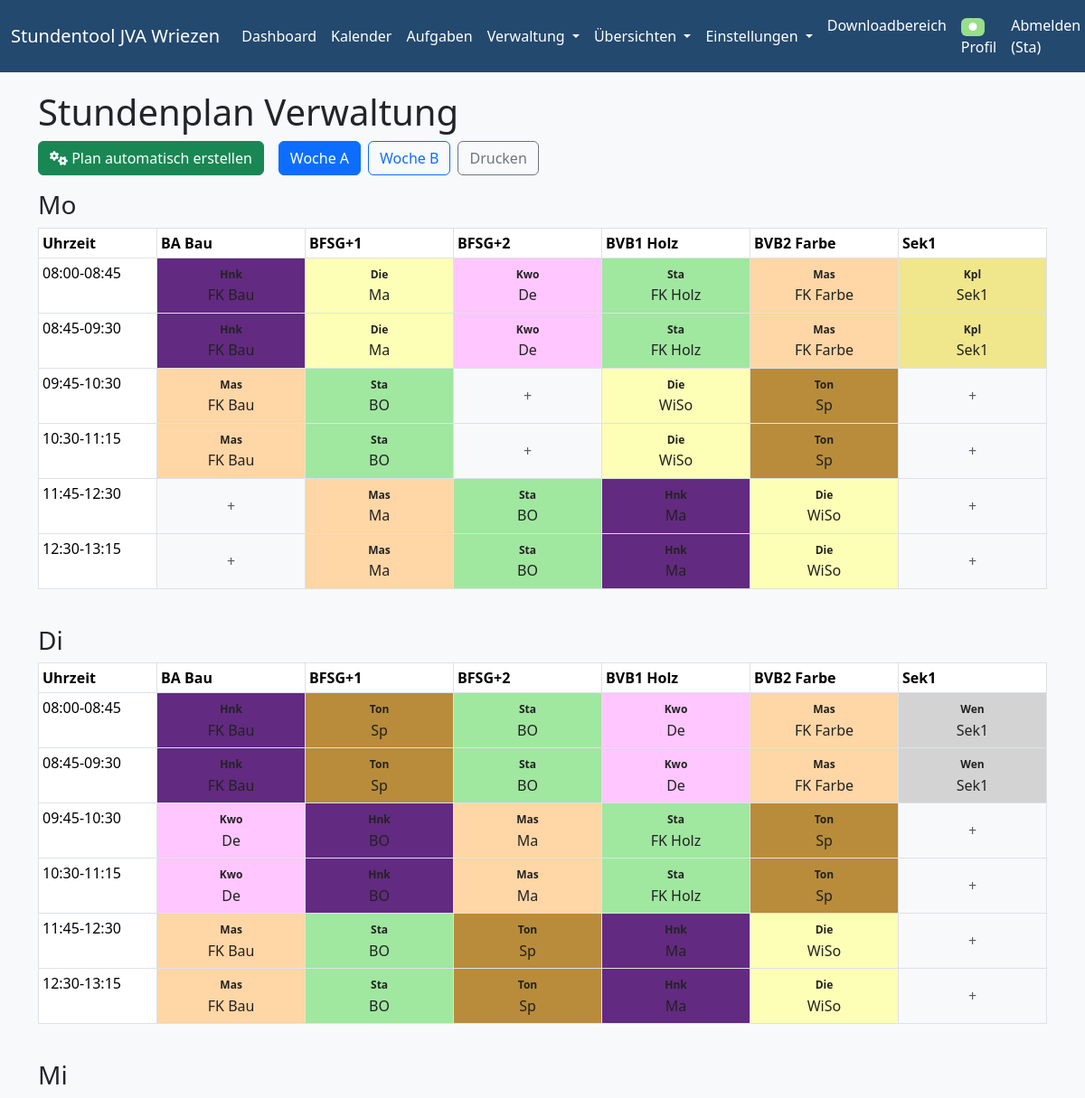
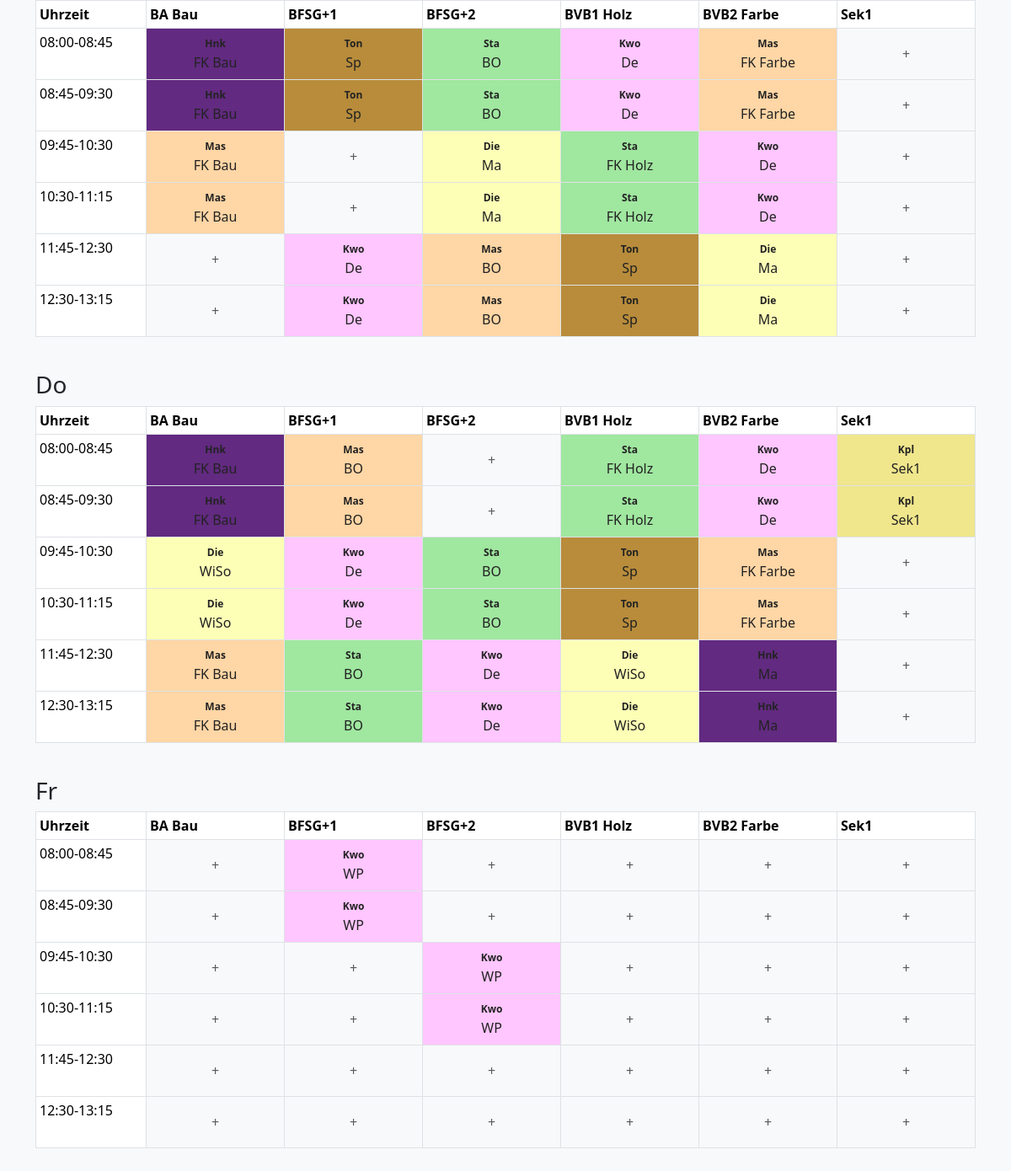
Page /verwaltung/stundenplan (signed in) on the committed database (2 pictures, top to bottom).
### models.py (models this page shows, shortened)
class User(db.Model, UserMixin):
    id = db.Column(db.Integer, primary_key=True)
    username = db.Column(db.String(20), unique=True, nullable=False) # Used for login
    email = db.Column(db.String(120), unique=True, nullable=False) # Keep email for contact/recovery
    password = db.Column(db.String(60), nullable=False)
    role = db.Column(db.String(20), default='Benutzer', nullable=False) # New role column
    farbe = db.Column(db.String(7), default='#808080') # Hex color

class Klasse(db.Model):
    id = db.Column(db.Integer, primary_key=True)
    name = db.Column(db.String(100), unique=True, nullable=False)
    max_stunden_klasse = db.Column(db.Integer, default=6)
    woche = db.Column(db.String(2), default='AB') # A, B, AB
    arbeitstage = db.Column(db.JSON, default=lambda: ["Mo", "Di", "Mi", "Do", "Fr"])
    angebote_stunden = db.Column(db.JSON, default=list)

class Lehrer(db.Model):
    __tablename__ = 'lehrer'
    id = db.Column(db.Integer, primary_key=True)
    name = db.Column(db.String(64), unique=True, nullable=False)
    stunden_gesamt_soll_input = db.Column(db.String(10), default='26')
    stunden_a_input = db.Column(db.String(10), default='')
    stunden_b_input = db.Column(db.String(10), default='')
    stunden_a = db.Column(db.Integer, default=0)
    stunden_b = db.Column(db.Integer, default=0)
    farbe = db.Column(db.String(7), default='#808080') # Hex color
    tage = db.Column(db.JSON, default=lambda: ["Mo", "Di", "Mi", "Do", "Fr"])
    max_stunden_pro_tag = db.Column(db.JSON, default=lambda: {}) # Speichert {Tag: {WocheA: X, WocheB: Y}}
    abwesend_an_tagen = db.Column(db.JSON, default=list)
    angebote = db.relationship('Angebot', secondary=lehrer_angebot_association, backref='lehrer')
    hauptangebot_id = db.Column(db.Integer, db.ForeignKey('angebot.id'), nullable=True)
    hauptangebot = db.relationship('Angebot', foreign_keys=[hauptangebot_id])
    einsatz_klassen = db.Column(db.Text, default="[]")  # PATCH: als JSON-String speichern, falls kein PickleType/JSON verfügbar

class Angebot(db.Model):
    id = db.Column(db.Integer, primary_key=True)
    name = db.Column(db.String(100), unique=True, nullable=False)
    block_groesse = db.Column(db.Integer, default=2, nullable=False) # 1 für Einzelstunde, 2 für Doppelstunde
    nur_ein_doppelblock_pro_tag = db.Column(db.Boolean, default=False, nullable=False)

### app.py (the view)
@app.route('/verwaltung/stundenplan', endpoint='stundenplan_verwaltung')
@login_required
@role_required([ROLE_ADMIN, ROLE_PLANER])
def stundenplan_verwalten():
    woche = request.args.get('woche', 'A')
    klassen_reihenfolge_a_str = get_setting('klassen_reihenfolge_a', '')
    klassen_reihenfolge_b_str = get_setting('klassen_reihenfolge_b', '')
    alle_klassen_map = {k.name: k for k in Klasse.query.all()}
    if woche == 'A':
        geordnete_klassen = [alle_klassen_map[name] for name in klassen_reihenfolge_a_str.split(',') if name in alle_klassen_map]
    else:
        geordnete_klassen = [alle_klassen_map[name] for name in klassen_reihenfolge_b_str.split(',') if name in alle_klassen_map]
    zeiten_text = get_setting('zeiten_text', '08:00-08:45\n08:45-09:30\n09:30-09:45 Pause\n09:45-10:30\n10:30-11:15\n11:15-11:45 Pause\n11:45-12:30\n12:30-13:15')
    zeit_slots = parse_zeiten(zeiten_text)
    num_slots = len(zeit_slots)
    plan_eintraege = StundenplanEintrag.query.filter_by(woche=woche).all()
    plan_data_per_tag = defaultdict(lambda: defaultdict(dict))
    for eintrag in plan_eintraege:
        if not all([eintrag.angebot, eintrag.lehrer1, eintrag.klasse]):
            continue
        eintrag_dict = {
            'angebot': {'id': eintrag.angebot.id, 'name': eintrag.angebot.name},
            'lehrer1': {'id': eintrag.lehrer1.id, 'name': eintrag.lehrer1.name, 'farbe': eintrag.lehrer1.farbe},
            'lehrer2': {'id': eintrag.lehrer2.id, 'name': eintrag.lehrer2.name} if eintrag.lehrer2 else None
        }
        if eintrag.slot < num_slots:
            plan_data_per_tag[eintrag.tag][eintrag.slot][eintrag.klasse.name] = eintrag_dict
    scheduler_meldungen = session.pop('scheduler_meldungen', None)
    return render_template(
        'stundenplan_verwaltung.html',
        title='Stundenplan Verwaltung',
        scheduler_meldungen=scheduler_meldungen,
        geordnete_klassen=geordnete_klassen,
        plan_data_per_tag=plan_data_per_tag,
        zeit_slots=zeit_slots,
        tage_der_woche=TAGE_DER_WOCHE,
        woche=woche,
        alle_lehrer=Lehrer.query.order_by(Lehrer.name).all(),
        alle_angebote=Angebot.query.order_by(Angebot.name).all(),
        klassen_liste=Klasse.query.order_by(Klasse.name).all(),  # falls im Template benötigt
    )

### app.py (called while the page is built)
def role_required(allowed_roles):
    def decorator(f):
        @wraps(f)
        def decorated_function(*args, **kwargs):
            if not current_user.is_authenticated:
                return login_manager.unauthorized() # Redirect to login page
            if current_user.role not in allowed_roles:
                flash('Sie haben keine Berechtigung, auf diese Seite zuzugreifen.', 'danger')
                abort(403) # Forbidden
            return f(*args, **kwargs)
        return decorated_function
    return decorator

@login_manager.user_loader
def load_user(user_id):
    return User.query.get(int(user_id))

def parse_zeiten(text):
    zeiten = []
    for line in text.strip().split('\n'):
        line = line.strip()
        if "Pause" in line.lower():
            zeiten.append({"typ": "pause", "text": line})
        elif '-' in line:
            zeiten.append({"typ": "stunde", "text": line})
    return zeiten

def get_setting(key, default=''):
    setting = Einstellung.query.filter_by(key=key).first()
    return setting.value if setting else default

### templates/stundenplan_verwaltung.html (shortened to what this page needs)
{% macro text_color(bg) -%}
  {%- set dark_colors = ['#1f77b4', '#2ca02c', '#d62728', '#9467bd', '#8c564b', '#e377c2', '#7f7f7f', '#bcbd22', '#17becf', '#6c757d', '#3788d8'] %}
  {%- if bg and (bg|lower in dark_colors or bg|lower in ['#000', '#000000']) %}
    color: #fff;
  {%- else %}
    color: #222;
  {%- endif %}
{%- endmacro %}
{% extends "base.html" %}
{% block content %}
<h1>{{ title }}</h1>
<div class="mb-3 d-flex align-items-center">
  <form action="{{ url_for('plan_erstellen') }}" method="post" class="me-3">
    <button type="submit" class="btn btn-success">
      <i class="fa fa-cogs"></i> Plan automatisch erstellen
    </button>
  </form>
  <a href="{{ url_for('stundenplan_verwaltung', woche='A') }}" class="btn btn-outline-primary {% if woche == 'A' %}active{% endif %} me-2">Woche A</a>
  <a href="{{ url_for('stundenplan_verwaltung', woche='B') }}" class="btn btn-outline-primary {% if woche == 'B' %}active{% endif %}">Woche B</a>
  <button type="button" class="btn btn-outline-secondary ms-2" onclick="window.print()">Drucken</button>
</div>
<div class="stundenplan-tables">
  {% for tag in tage_der_woche %}
  <div class="druck-seite">
    <h3>{{ tag }}</h3>
    <div class="table-responsive mb-4">
      <table class="table table-bordered table-sm">
        <thead>
          <tr>
            <th>Uhrzeit</th>
            {% for klasse in geordnete_klassen %}
              <th>{{ klasse.name }}</th>
            {% endfor %}
          </tr>
        </thead>
        <tbody>
          {% for slot in zeit_slots %}
            {% set slot_idx = loop.index0 %}
            <tr>
              <td>
                {{ slot.text }}
              </td>
              {% for klasse in geordnete_klassen %}
                {% set tag_data = plan_data_per_tag[tag] if plan_data_per_tag[tag] is defined else None %}
                {% set slot_data = tag_data[slot_idx] if tag_data and (slot_idx in tag_data) else None %}
                {% set eintrag = slot_data[klasse.name] if slot_data and (klasse.name in slot_data) else None %}
                {% if eintrag and eintrag.lehrer2 and not eintrag.lehrer2.farbe %}
                  {% set _ = eintrag.lehrer2.update({'farbe': alle_lehrer | selectattr('id', 'equalto', eintrag.lehrer2.id) | map(attribute='farbe') | list | first }) %}
                {% endif %}
                <td class="plan-cell"
                    data-tag="{{ tag }}"
                    data-slot="{{ slot_idx }}"
                    data-klasse="{{ klasse.name }}"
                    data-woche="{{ woche }}"
                    data-angebot-id="{% if eintrag %}{{ eintrag.angebot.id }}{% endif %}"
                    data-lehrer1-id="{% if eintrag and eintrag.lehrer1 %}{{ eintrag.lehrer1.id }}{% endif %}"
                    data-lehrer2-id="{% if eintrag and eintrag.lehrer2 %}{{ eintrag.lehrer2.id }}{% endif %}"
                    data-bs-toggle="modal"
                    data-bs-target="#editSlotModal"
                    style="cursor:pointer; background: none; min-width: 120px; min-height: 60px; max-width: 160px; max-height: 80px; padding: 0; vertical-align: middle; text-align: center;">
                  {% if eintrag and eintrag.lehrer1 and eintrag.lehrer2 %}
                    <div style="position: relative; width: 100%; height: 60px; min-height: 60px; max-height: 80px; overflow: hidden;">
                      <svg width="100%" height="100%" viewBox="0 0 100 60" preserveAspectRatio="none" style="position:absolute;top:0;left:0;width:100%;height:100%;z-index:1;">
                        <rect x="0" y="0" width="50" height="60" fill="{{ eintrag.lehrer1.farbe }}" />
                        <rect x="50" y="0" width="50" height="60" fill="{{ eintrag.lehrer2.farbe }}" />
                      </svg>
                      <div style="position: absolute; top: 0; left: 0; width: 100%; height: 100%; z-index: 2; display: flex; flex-direction: column; justify-content: center; align-items: stretch;">
                        <div style="display: flex; flex-direction: row; width: 100%;">
                          <div style="width: 50%; display: flex; justify-content: flex-start; align-items: center; padding-left: 2px;">
                            <span class="badge" style="background:{{ eintrag.lehrer1.farbe }};{{ text_color(eintrag.lehrer1.farbe) }}">{{ eintrag.lehrer1.name }}</span>
                          </div>
                          <div style="width: 50%; display: flex; justify-content: flex-end; align-items: center; padding-right: 2px;">
                            <span class="badge" style="background:{{ eintrag.lehrer2.farbe }};{{ text_color(eintrag.lehrer2.farbe) }}">{{ eintrag.lehrer2.name }}</span>
                          </div>
                        </div>
                        <div style="width: 100%; text-align: center; margin-top: 2px;">
                          <span style="background: rgba(255,255,255,0.7); padding: 0 2px; border-radius: 2px; font-size: 0.95em; {{ text_color(eintrag.lehrer1.farbe) }}">{{ eintrag.angebot.name }}</span>
                        </div>
                      </div>
                    </div>
                  {% elif eintrag and eintrag.lehrer1 %}
                    <div style="background: {{ eintrag.lehrer1.farbe }}; {{ text_color(eintrag.lehrer1.farbe) }}; padding: 2px; min-height: 60px; max-height: 80px; display: flex; flex-direction: column; justify-content: center; align-items: center;">
                      <span class="badge" style="background:{{ eintrag.lehrer1.farbe }};{{ text_color(eintrag.lehrer1.farbe) }}">{{ eintrag.lehrer1.name }}</span>
                      <span style="{{ text_color(eintrag.lehrer1.farbe) }}">{{ eintrag.angebot.name }}</span>
                    </div>
                  {% else %}
                    <div style="min-height: 60px; max-height: 80px; display: flex; align-items: center; justify-content: center;">
                      <span class="text-muted">+</span>
                    </div>
                  {% endif %}
                </td>
              {% endfor %}
            </tr>
          {% endfor %}
        </tbody>
      </table>
    </div>
  </div>
  {% endfor %}
</div>
{% endblock %}

### templates/base.html (shortened to what this page needs)
<!DOCTYPE html>
<html lang="de">
<head>
    <link href="https://cdn.jsdelivr.net/npm/bootstrap@5.3.3/dist/css/bootstrap.min.css" rel="stylesheet">
    <link rel="stylesheet" href="https://cdnjs.cloudflare.com/ajax/libs/font-awesome/6.4.0/css/all.min.css">
</head>
<body>
    <nav class="navbar navbar-expand-lg navbar-custom">
        <div class="container-fluid">
            <a class="navbar-brand" href="{{ url_for('stundenplan_anzeigen') }}">Stundentool JVA Wriezen</a>
            <div class="collapse navbar-collapse" id="navbarNav">
                <ul class="navbar-nav me-auto mb-2 mb-lg-0">
                    <li class="nav-item">
                        <a class="nav-link" href="{{ url_for('stundenplan_anzeigen') }}">Dashboard</a>
                    </li>
                    <li class="nav-item">
                        <a class="nav-link" href="{{ url_for('kalender') }}">Kalender</a>
                    </li>
                    {% if current_user.is_authenticated %}
                    <li class="nav-item">
                        <a class="nav-link" href="{{ url_for('kanban_board') }}">Aufgaben</a>
                    </li>
                    {% endif %}
                    {% if current_user.is_authenticated and (current_user.role == 'Admin' or current_user.role == 'Planer') %}
                    <li class="nav-item dropdown">
                        <a class="nav-link dropdown-toggle" href="#" id="navbarDropdownVerwaltung" role="button" data-bs-toggle="dropdown" aria-expanded="false">
                            Verwaltung
                        </a>
                    </li>
                    {% endif %}
                    {% if current_user.is_authenticated and (current_user.role == 'Admin' or current_user.role == 'Planer') %}
                    <li class="nav-item dropdown">
                        <a class="nav-link dropdown-toggle" href="#" id="navbarDropdownUebersichten" role="button" data-bs-toggle="dropdown" aria-expanded="false">
                            Übersichten
                        </a>
                    </li>
                    {% endif %}
                    {% if current_user.is_authenticated and current_user.role == 'Admin' %}
                    <li class="nav-item dropdown">
                        <a class="nav-link dropdown-toggle" href="#" id="navbarDropdownEinstellungen" role="button" data-bs-toggle="dropdown" aria-expanded="false">
                            Einstellungen
                        </a>
                    </li>
                    {% endif %}
                </ul>
                <ul class="navbar-nav ms-auto mb-2 mb-lg-0">
                    {% if current_user.is_authenticated %}
                        <li class="nav-item">
                            <a class="nav-link" href="{{ url_for('downloads') }}">Downloadbereich</a>
                        </li>
                        <li class="nav-item">
                            <a class="nav-link" href="{{ url_for('profil') }}">
                                <span class="badge" style="background:{{ current_user.farbe }};color:#fff;">&#9679;</span>
                                Profil
                            </a>
                        </li>
                        <li class="nav-item">
                            <a class="nav-link" href="{{ url_for('logout') }}">Abmelden ({{ current_user.username }})</a>
                        </li>
                    {% else %}
                        <li class="nav-item"><a class="nav-link" href="{{ url_for('login') }}">Anmelden</a></li>
                    {% endif %}
                </ul>
            </div>
        </div>
    </nav>
    <div class="container">
        {% block content %}{% endblock %}
    </div>
</body>
</html>

### templates/base.html (style rules this page uses)
body { background-color: #f8f9fa; }
.container { margin-top: 20px; }
.navbar-custom { background-color: #23496e !important; }
.navbar-custom .navbar-nav .nav-link, .navbar-custom .navbar-brand, .navbar-custom .navbar-nav .dropdown-toggle { color: #fff !important; transition: color 0.2s, background 0.2s, box-shadow 0.2s; }

### rows in the picture
User: username "Sta"
Klasse: name "BA Bau"
Klasse: name "BFSG+1"
Klasse: name "BFSG+2"
Klasse: name "BVB1 Holz"
Klasse: name "BVB2 Farbe"
Klasse: name "Sek1"
Lehrer: lehrer1.name "Hnk"
Angebot: angebot.name "FK Bau"
Lehrer: lehrer1.name "Die"
Angebot: angebot.name "Ma"
Lehrer: lehrer1.name "Kwo"
Angebot: angebot.name "De"
Lehrer: lehrer1.name "Sta"
Angebot: angebot.name "FK Holz"
Lehrer: lehrer1.name "Mas"
Angebot: angebot.name "FK Farbe"
Lehrer: lehrer1.name "Kpl"
Angebot: angebot.name "Sek1"
Angebot: angebot.name "BO"
Angebot: angebot.name "WiSo"
Lehrer: lehrer1.name "Ton"
Angebot: angebot.name "Sp"
Lehrer: lehrer1.name "Wen"
Angebot: angebot.name "WP"

### other values in the picture
{{ title }} "Stundenplan Verwaltung"
{{ tag }} "Mo" "Di" "Mi" "Do" "Fr"
{{ slot.text }} "08:00-08:45" "08:45-09:30" "09:45-10:30" "10:30-11:15" "11:45-12:30" "12:30-13:15" "08:00-08:45" "08:45-09:30" "09:45-10:30" "10:30-11:15" "11:45-12:30" "12:30-13:15" "08:00-08:45" "08:45-09:30" "09:45-10:30" "10:30-11:15" "11:45-12:30" "12:30-13:15" "08:00-08:45" "08:45-09:30" "09:45-10:30" "10:30-11:15" "11:45-12:30" "12:30-13:15" "08:00-08:45" "08:45-09:30" "09:45-10:30" "10:30-11:15" "11:45-12:30" "12:30-13:15"
